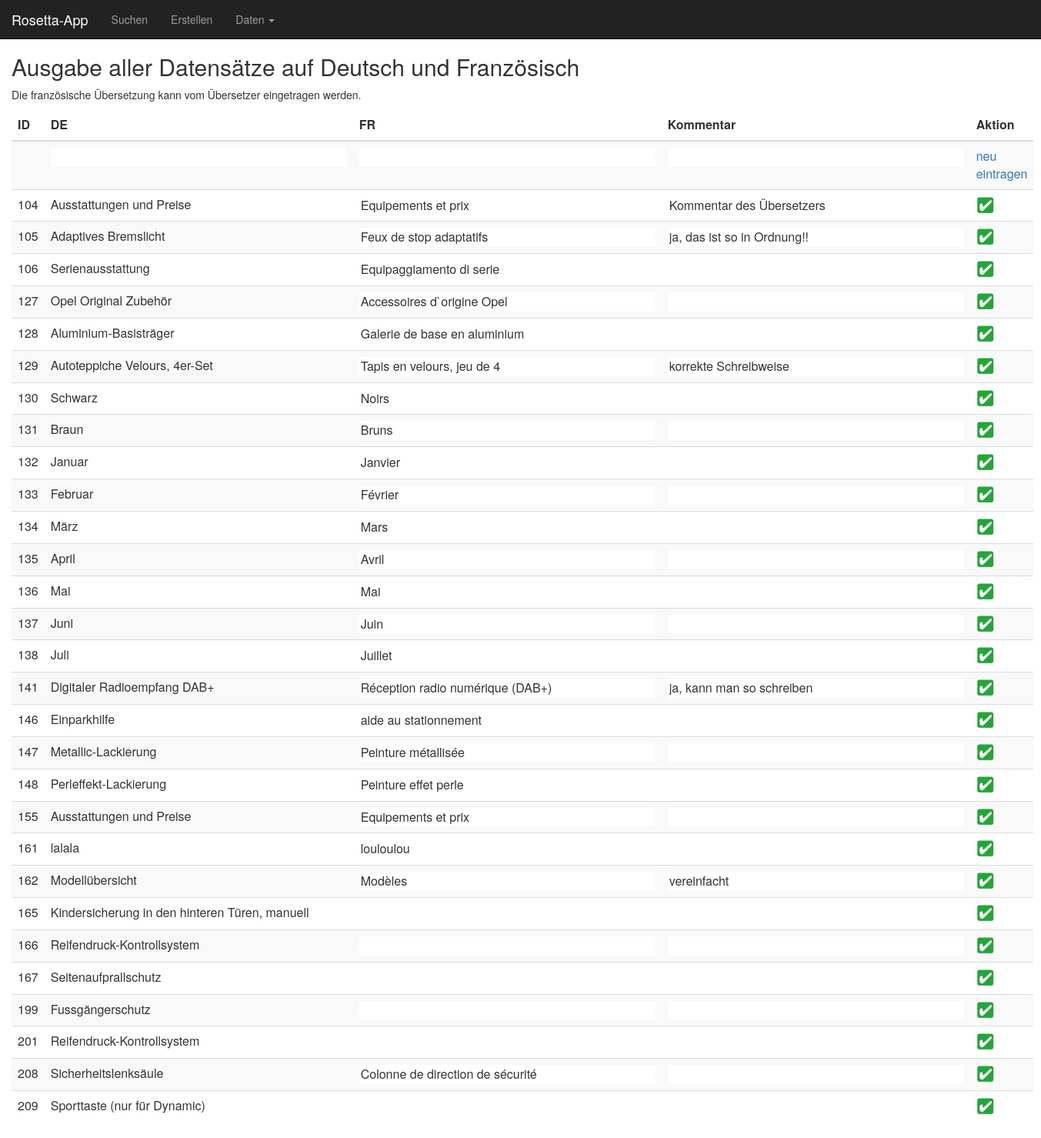
The app's page /Sandbox/003_db_anzeigen_fr.php, older data.
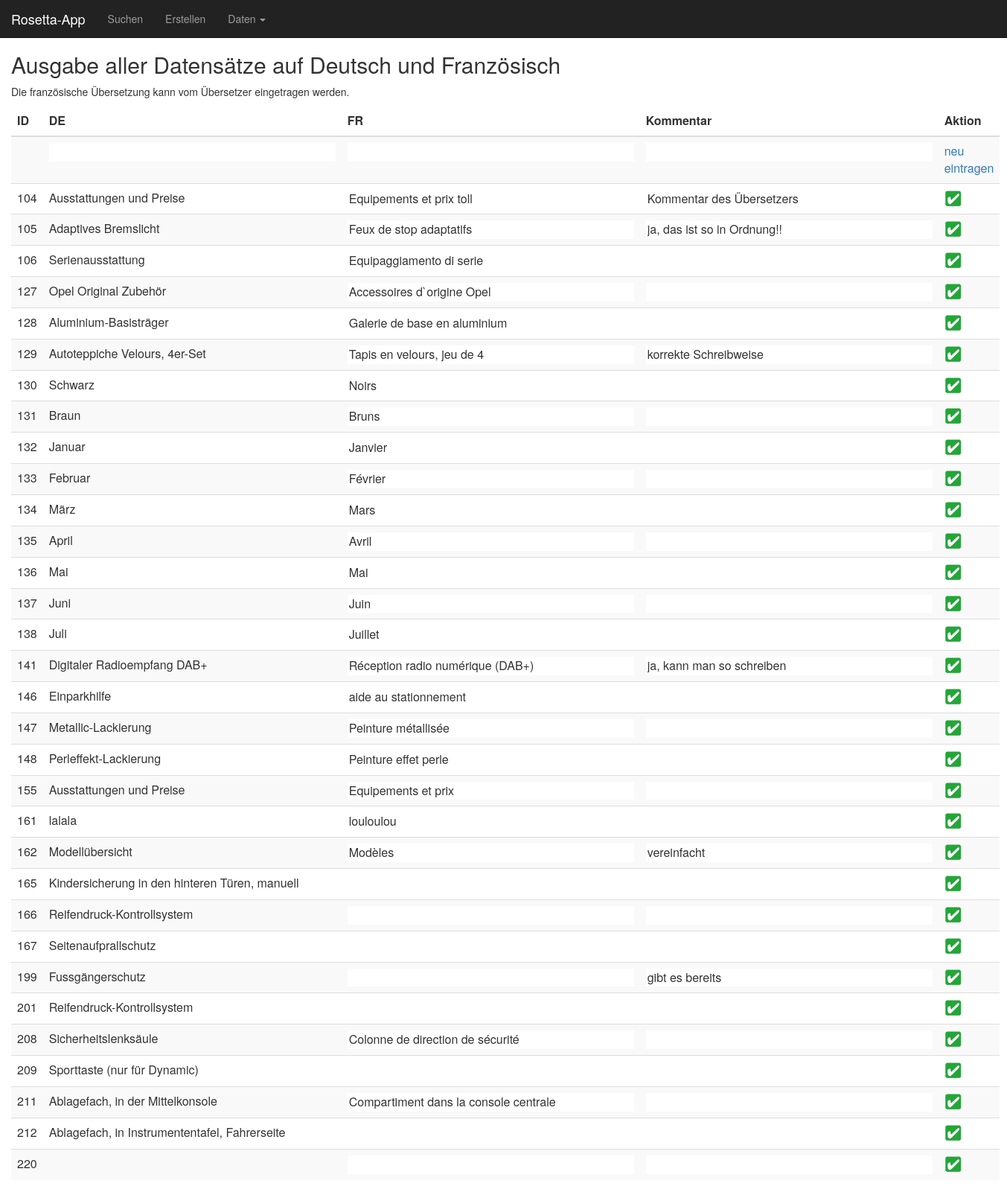
The same page, newer data.
### tables this page shows
CREATE TABLE IF NOT EXISTS `rosetta_data` (
  `token` varchar(100) DEFAULT NULL,
`id` int(5) NOT NULL,
  `date` timestamp NOT NULL DEFAULT CURRENT_TIMESTAMP ON UPDATE CURRENT_TIMESTAMP,
  `de` varchar(1000) DEFAULT NULL,
  `fr` varchar(1000) DEFAULT NULL,
  `comment_fr` varchar(1000) DEFAULT NULL,
  `it` varchar(1000) DEFAULT NULL,
  `comment_it` varchar(1000) DEFAULT NULL,
  `en` varchar(1000) DEFAULT NULL,
  `rubrik` varchar(500) DEFAULT NULL,
  `info` varchar(200) DEFAULT NULL,
  `carline` varchar(500) DEFAULT NULL,
  `toTranslate` varchar(5) DEFAULT NULL
);

### Sandbox/003_db_anzeigen_fr.php (the view, shortened to what this page needs)
<?php
include "elements/header.php";
?>
<?php
include "include/db_connect.php";
?>
<h2>Ausgabe aller Datensätze auf Deutsch und Französisch</h2>
<p>Die französische Übersetzung kann vom Übersetzer eingetragen werden.</p>
<div class='results'>
<?php
echo "<form name='f' action='003_db_anzeigen_fr.php'
               method='post'>";
echo "\n\n<table class=\"table table-hover table-responsive table-striped\">"
    . "<thead>"
    . "<tr>"
    . "<th class=\"col-sm-1\">ID</th>"
    . "<th class=\"col-sm-4\">DE</th>"
    . "<th class=\"col-sm-4\">FR</th>"
    . "<th class=\"col-sm-4\">Kommentar</th>"
    . "<th class=\"col-sm-1\">Aktion</th>"
    . "</tr>"
    . "</thead>";
echo "\n\n<tr>"
    . "<td size='3' /></td>"
    . "<td><input class='toEdit' name='dts[0]' size='40' /></td>"
    . "<td><input class='toEdit' name='frz[0]' size='40' /></td>"
    . "<td><input class='toEdit' name='com[0]' size='40' /></td>"
    . "<td><a href='javascript:send(0,0);'>neu eintragen</a></td>"
    . "</tr>";
$res = mysqli_query($con, "select * from rosetta_data");
while ($dsatz = mysqli_fetch_assoc($res))
{
    $id_nr = $dsatz["id"];
    echo "\n\n<tr>"
        . "<td>" . $dsatz["id"] . "</td>"
        . "<td>" . utf8_encode( $dsatz["de"] ) . "</td>"
        . "<td><input class='toEdit' name='frz[$id_nr]' value='" . utf8_encode( $dsatz["fr"] ) . "' size='40' /></td>"
        . "<td><input class='toEdit' name='com[$id_nr]' value='" . utf8_encode( $dsatz["comment_fr"] ) . "' size='40' /></td>"
        . "<td><a href='javascript:send(1,$id_nr);'><img src=\"img/button_agree.png\"></a></td>"
        . "</tr>";
}
echo "</table>";
echo "</form>";
?>

Row changes from the older to the newer data that the page shows:
changed rosetta_data "Kommentar des Übersetzers": fr "Equipements et prix" → "Equipements et prix toll"
changed rosetta_data "Fussgängerschutz": comment_fr (not shown) → "gibt es bereits"
added rosetta_data: id "211", de "Ablagefach, in der Mittelkonsole", fr "Compartiment dans la console centrale"
added rosetta_data: id "212", de "Ablagefach, in Instrumententafel, Fahrerseite"
added rosetta_data: id "220"
